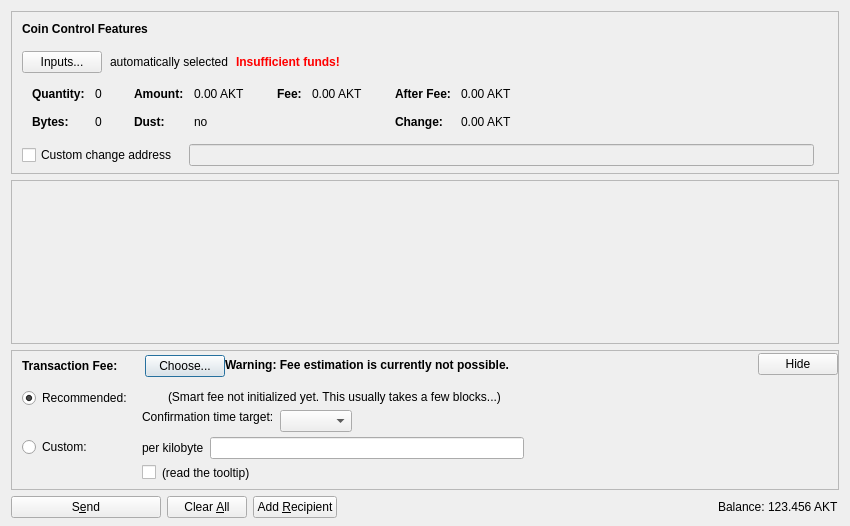
<?xml version="1.0" encoding="UTF-8"?>
<ui version="4.0">
 <class>SendCoinsDialog</class>
 <widget class="QDialog" name="SendCoinsDialog">
  <property name="geometry">
   <rect>
    <x>0</x>
    <y>0</y>
    <width>850</width>
    <height>526</height>
   </rect>
  </property>
  <property name="windowTitle">
   <string>Send Coins</string>
  </property>
  <layout class="QVBoxLayout" name="verticalLayout" stretch="0,1,0,0">
   <property name="bottomMargin">
    <number>8</number>
   </property>
   <item>
    <widget class="QFrame" name="frameCoinControl">
     <property name="sizePolicy">
      <sizepolicy hsizetype="Expanding" vsizetype="Expanding">
       <horstretch>0</horstretch>
       <verstretch>0</verstretch>
      </sizepolicy>
     </property>
     <property name="maximumSize">
      <size>
       <width>16777215</width>
       <height>16777215</height>
      </size>
     </property>
     <property name="frameShape">
      <enum>QFrame::StyledPanel</enum>
     </property>
     <property name="frameShadow">
      <enum>QFrame::Sunken</enum>
     </property>
     <layout class="QVBoxLayout" name="verticalLayoutCoinControl2">
      <property name="spacing">
       <number>0</number>
      </property>
      <property name="leftMargin">
       <number>0</number>
      </property>
      <property name="topMargin">
       <number>0</number>
      </property>
      <property name="rightMargin">
       <number>0</number>
      </property>
      <property name="bottomMargin">
       <number>6</number>
      </property>
      <item>
       <layout class="QVBoxLayout" name="verticalLayoutCoinControl" stretch="0,0,0,0,1">
        <property name="spacing">
         <number>0</number>
        </property>
        <property name="leftMargin">
         <number>10</number>
        </property>
        <property name="topMargin">
         <number>10</number>
        </property>
        <item>
         <layout class="QHBoxLayout" name="horizontalLayoutCoinControl1">
          <property name="bottomMargin">
           <number>15</number>
          </property>
          <item>
           <widget class="QLabel" name="labelCoinControlFeatures">
            <property name="sizePolicy">
             <sizepolicy hsizetype="Preferred" vsizetype="Maximum">
              <horstretch>0</horstretch>
              <verstretch>0</verstretch>
             </sizepolicy>
            </property>
            <property name="font">
             <font>
              <weight>75</weight>
              <bold>true</bold>
             </font>
            </property>
            <property name="styleSheet">
             <string notr="true">font-weight:bold;</string>
            </property>
            <property name="text">
             <string>Coin Control Features</string>
            </property>
           </widget>
          </item>
         </layout>
        </item>
        <item>
         <layout class="QHBoxLayout" name="horizontalLayoutCoinControl2" stretch="0,0,0,0">
          <property name="spacing">
           <number>8</number>
          </property>
          <property name="bottomMargin">
           <number>10</number>
          </property>
          <item>
           <widget class="QPushButton" name="pushButtonCoinControl">
            <property name="styleSheet">
             <string notr="true"/>
            </property>
            <property name="text">
             <string>Inputs...</string>
            </property>
            <property name="autoDefault">
             <bool>false</bool>
            </property>
           </widget>
          </item>
          <item>
           <widget class="QLabel" name="labelCoinControlAutomaticallySelected">
            <property name="text">
             <string>automatically selected</string>
            </property>
            <property name="margin">
             <number>5</number>
            </property>
           </widget>
          </item>
          <item>
           <widget class="QLabel" name="labelCoinControlInsuffFunds">
            <property name="font">
             <font>
              <weight>75</weight>
              <bold>true</bold>
             </font>
            </property>
            <property name="styleSheet">
             <string notr="true">color:red;font-weight:bold;</string>
            </property>
            <property name="text">
             <string>Insufficient funds!</string>
            </property>
            <property name="margin">
             <number>5</number>
            </property>
           </widget>
          </item>
          <item>
           <spacer name="horizontalSpacerCoinControl">
            <property name="orientation">
             <enum>Qt::Horizontal</enum>
            </property>
            <property name="sizeHint" stdset="0">
             <size>
              <width>40</width>
              <height>1</height>
             </size>
            </property>
           </spacer>
          </item>
         </layout>
        </item>
        <item>
         <widget class="QWidget" name="widgetCoinControl" native="true">
          <property name="sizePolicy">
           <sizepolicy hsizetype="Preferred" vsizetype="Preferred">
            <horstretch>0</horstretch>
            <verstretch>0</verstretch>
           </sizepolicy>
          </property>
          <property name="minimumSize">
           <size>
            <width>0</width>
            <height>0</height>
           </size>
          </property>
          <property name="styleSheet">
           <string notr="true"/>
          </property>
          <layout class="QHBoxLayout" name="horizontalLayoutCoinControl5">
           <property name="leftMargin">
            <number>0</number>
           </property>
           <property name="topMargin">
            <number>0</number>
           </property>
           <property name="rightMargin">
            <number>0</number>
           </property>
           <property name="bottomMargin">
            <number>0</number>
           </property>
           <item>
            <layout class="QHBoxLayout" name="horizontalLayoutCoinControl3" stretch="0,0,0,1">
             <property name="spacing">
              <number>20</number>
             </property>
             <property name="topMargin">
              <number>0</number>
             </property>
             <property name="bottomMargin">
              <number>10</number>
             </property>
             <item>
              <layout class="QFormLayout" name="formLayoutCoinControl1">
               <property name="horizontalSpacing">
                <number>10</number>
               </property>
               <property name="verticalSpacing">
                <number>14</number>
               </property>
               <property name="leftMargin">
                <number>10</number>
               </property>
               <property name="topMargin">
                <number>4</number>
               </property>
               <property name="rightMargin">
                <number>6</number>
               </property>
               <item row="0" column="0">
                <widget class="QLabel" name="labelCoinControlQuantityText">
                 <property name="font">
                  <font>
                   <weight>75</weight>
                   <bold>true</bold>
                  </font>
                 </property>
                 <property name="text">
                  <string>Quantity:</string>
                 </property>
                 <property name="margin">
                  <number>0</number>
                 </property>
                </widget>
               </item>
               <item row="0" column="1">
                <widget class="QLabel" name="labelCoinControlQuantity">
                 <property name="cursor">
                  <cursorShape>IBeamCursor</cursorShape>
                 </property>
                 <property name="contextMenuPolicy">
                  <enum>Qt::ActionsContextMenu</enum>
                 </property>
                 <property name="text">
                  <string notr="true">0</string>
                 </property>
                 <property name="margin">
                  <number>0</number>
                 </property>
                 <property name="textInteractionFlags">
                  <set>Qt::LinksAccessibleByMouse|Qt::TextSelectableByKeyboard|Qt::TextSelectableByMouse</set>
                 </property>
                </widget>
               </item>
               <item row="1" column="0">
                <widget class="QLabel" name="labelCoinControlBytesText">
                 <property name="font">
                  <font>
                   <weight>75</weight>
                   <bold>true</bold>
                  </font>
                 </property>
                 <property name="text">
                  <string>Bytes:</string>
                 </property>
                </widget>
               </item>
               <item row="1" column="1">
                <widget class="QLabel" name="labelCoinControlBytes">
                 <property name="cursor">
                  <cursorShape>IBeamCursor</cursorShape>
                 </property>
                 <property name="contextMenuPolicy">
                  <enum>Qt::ActionsContextMenu</enum>
                 </property>
                 <property name="text">
                  <string notr="true">0</string>
                 </property>
                 <property name="textInteractionFlags">
                  <set>Qt::LinksAccessibleByMouse|Qt::TextSelectableByKeyboard|Qt::TextSelectableByMouse</set>
                 </property>
                </widget>
               </item>
              </layout>
             </item>
             <item>
              <layout class="QFormLayout" name="formLayoutCoinControl2">
               <property name="horizontalSpacing">
                <number>10</number>
               </property>
               <property name="verticalSpacing">
                <number>14</number>
               </property>
               <property name="leftMargin">
                <number>6</number>
               </property>
               <property name="topMargin">
                <number>4</number>
               </property>
               <property name="rightMargin">
                <number>6</number>
               </property>
               <item row="0" column="0">
                <widget class="QLabel" name="labelCoinControlAmountText">
                 <property name="font">
                  <font>
                   <weight>75</weight>
                   <bold>true</bold>
                  </font>
                 </property>
                 <property name="text">
                  <string>Amount:</string>
                 </property>
                 <property name="margin">
                  <number>0</number>
                 </property>
                </widget>
               </item>
               <item row="0" column="1">
                <widget class="QLabel" name="labelCoinControlAmount">
                 <property name="cursor">
                  <cursorShape>IBeamCursor</cursorShape>
                 </property>
                 <property name="contextMenuPolicy">
                  <enum>Qt::ActionsContextMenu</enum>
                 </property>
                 <property name="text">
                  <string notr="true">0.00 AKT</string>
                 </property>
                 <property name="textInteractionFlags">
                  <set>Qt::LinksAccessibleByMouse|Qt::TextSelectableByKeyboard|Qt::TextSelectableByMouse</set>
                 </property>
                </widget>
               </item>
               <item row="1" column="0">
                <widget class="QLabel" name="labelCoinControlLowOutputText">
                 <property name="font">
                  <font>
                   <weight>75</weight>
                   <bold>true</bold>
                  </font>
                 </property>
                 <property name="text">
                  <string>Dust:</string>
                 </property>
                </widget>
               </item>
               <item row="1" column="1">
                <widget class="QLabel" name="labelCoinControlLowOutput">
                 <property name="cursor">
                  <cursorShape>IBeamCursor</cursorShape>
                 </property>
                 <property name="contextMenuPolicy">
                  <enum>Qt::ActionsContextMenu</enum>
                 </property>
                 <property name="text">
                  <string notr="true">no</string>
                 </property>
                 <property name="textInteractionFlags">
                  <set>Qt::LinksAccessibleByMouse|Qt::TextSelectableByKeyboard|Qt::TextSelectableByMouse</set>
                 </property>
                </widget>
               </item>
              </layout>
             </item>
             <item>
              <layout class="QFormLayout" name="formLayoutCoinControl3">
               <property name="horizontalSpacing">
                <number>10</number>
               </property>
               <property name="verticalSpacing">
                <number>14</number>
               </property>
               <property name="leftMargin">
                <number>6</number>
               </property>
               <property name="topMargin">
                <number>4</number>
               </property>
               <property name="rightMargin">
                <number>6</number>
               </property>
               <item row="0" column="0">
                <widget class="QLabel" name="labelCoinControlFeeText">
                 <property name="font">
                  <font>
                   <weight>75</weight>
                   <bold>true</bold>
                  </font>
                 </property>
                 <property name="text">
                  <string>Fee:</string>
                 </property>
                 <property name="margin">
                  <number>0</number>
                 </property>
                </widget>
               </item>
               <item row="0" column="1">
                <widget class="QLabel" name="labelCoinControlFee">
                 <property name="cursor">
                  <cursorShape>IBeamCursor</cursorShape>
                 </property>
                 <property name="contextMenuPolicy">
                  <enum>Qt::ActionsContextMenu</enum>
                 </property>
                 <property name="text">
                  <string notr="true">0.00 AKT</string>
                 </property>
                 <property name="textInteractionFlags">
                  <set>Qt::LinksAccessibleByMouse|Qt::TextSelectableByKeyboard|Qt::TextSelectableByMouse</set>
                 </property>
                </widget>
               </item>
              </layout>
             </item>
             <item>
              <layout class="QFormLayout" name="formLayoutCoinControl4">
               <property name="horizontalSpacing">
                <number>10</number>
               </property>
               <property name="verticalSpacing">
                <number>14</number>
               </property>
               <property name="leftMargin">
                <number>6</number>
               </property>
               <property name="topMargin">
                <number>4</number>
               </property>
               <property name="rightMargin">
                <number>6</number>
               </property>
               <item row="0" column="0">
                <widget class="QLabel" name="labelCoinControlAfterFeeText">
                 <property name="font">
                  <font>
                   <weight>75</weight>
                   <bold>true</bold>
                  </font>
                 </property>
                 <property name="text">
                  <string>After Fee:</string>
                 </property>
                 <property name="margin">
                  <number>0</number>
                 </property>
                </widget>
               </item>
               <item row="0" column="1">
                <widget class="QLabel" name="labelCoinControlAfterFee">
                 <property name="cursor">
                  <cursorShape>IBeamCursor</cursorShape>
                 </property>
                 <property name="contextMenuPolicy">
                  <enum>Qt::ActionsContextMenu</enum>
                 </property>
                 <property name="text">
                  <string notr="true">0.00 AKT</string>
                 </property>
                 <property name="textInteractionFlags">
                  <set>Qt::LinksAccessibleByMouse|Qt::TextSelectableByKeyboard|Qt::TextSelectableByMouse</set>
                 </property>
                </widget>
               </item>
               <item row="1" column="0">
                <widget class="QLabel" name="labelCoinControlChangeText">
                 <property name="font">
                  <font>
                   <weight>75</weight>
                   <bold>true</bold>
                  </font>
                 </property>
                 <property name="text">
                  <string>Change:</string>
                 </property>
                </widget>
               </item>
               <item row="1" column="1">
                <widget class="QLabel" name="labelCoinControlChange">
                 <property name="cursor">
                  <cursorShape>IBeamCursor</cursorShape>
                 </property>
                 <property name="contextMenuPolicy">
                  <enum>Qt::ActionsContextMenu</enum>
                 </property>
                 <property name="text">
                  <string notr="true">0.00 AKT</string>
                 </property>
                 <property name="textInteractionFlags">
                  <set>Qt::LinksAccessibleByMouse|Qt::TextSelectableByKeyboard|Qt::TextSelectableByMouse</set>
                 </property>
                </widget>
               </item>
              </layout>
             </item>
            </layout>
           </item>
          </layout>
         </widget>
        </item>
        <item>
         <layout class="QHBoxLayout" name="horizontalLayoutCoinControl4" stretch="0,0,0">
          <property name="spacing">
           <number>12</number>
          </property>
          <property name="sizeConstraint">
           <enum>QLayout::SetDefaultConstraint</enum>
          </property>
          <property name="topMargin">
           <number>5</number>
          </property>
          <property name="rightMargin">
           <number>5</number>
          </property>
          <item>
           <widget class="QCheckBox" name="checkBoxCoinControlChange">
            <property name="toolTip">
             <string>If this is activated, but the change address is empty or invalid, change will be sent to a newly generated address.</string>
            </property>
            <property name="text">
             <string>Custom change address</string>
            </property>
           </widget>
          </item>
          <item>
           <widget class="QValidatedLineEdit" name="lineEditCoinControlChange">
            <property name="enabled">
             <bool>false</bool>
            </property>
            <property name="sizePolicy">
             <sizepolicy hsizetype="Expanding" vsizetype="Fixed">
              <horstretch>0</horstretch>
              <verstretch>0</verstretch>
             </sizepolicy>
            </property>
           </widget>
          </item>
          <item>
           <widget class="QLabel" name="labelCoinControlChangeLabel">
            <property name="sizePolicy">
             <sizepolicy hsizetype="Preferred" vsizetype="Expanding">
              <horstretch>0</horstretch>
              <verstretch>0</verstretch>
             </sizepolicy>
            </property>
            <property name="minimumSize">
             <size>
              <width>0</width>
              <height>0</height>
             </size>
            </property>
            <property name="text">
             <string/>
            </property>
            <property name="margin">
             <number>3</number>
            </property>
           </widget>
          </item>
         </layout>
        </item>
        <item>
         <spacer name="verticalSpacerCoinControl">
          <property name="orientation">
           <enum>Qt::Vertical</enum>
          </property>
          <property name="sizeHint" stdset="0">
           <size>
            <width>800</width>
            <height>1</height>
           </size>
          </property>
         </spacer>
        </item>
       </layout>
      </item>
     </layout>
    </widget>
   </item>
   <item>
    <widget class="QScrollArea" name="scrollArea">
     <property name="widgetResizable">
      <bool>true</bool>
     </property>
     <widget class="QWidget" name="scrollAreaWidgetContents">
      <property name="geometry">
       <rect>
        <x>0</x>
        <y>0</y>
        <width>830</width>
        <height>104</height>
       </rect>
      </property>
      <layout class="QVBoxLayout" name="verticalLayout_2" stretch="0,1">
       <property name="leftMargin">
        <number>0</number>
       </property>
       <property name="topMargin">
        <number>0</number>
       </property>
       <property name="rightMargin">
        <number>0</number>
       </property>
       <property name="bottomMargin">
        <number>0</number>
       </property>
       <item>
        <layout class="QVBoxLayout" name="entries">
         <property name="spacing">
          <number>6</number>
         </property>
        </layout>
       </item>
       <item>
        <spacer name="verticalSpacer">
         <property name="orientation">
          <enum>Qt::Vertical</enum>
         </property>
         <property name="sizeHint" stdset="0">
          <size>
           <width>20</width>
           <height>40</height>
          </size>
         </property>
        </spacer>
       </item>
      </layout>
     </widget>
    </widget>
   </item>
   <item>
    <widget class="QFrame" name="frameFee">
     <property name="sizePolicy">
      <sizepolicy hsizetype="Expanding" vsizetype="Expanding">
       <horstretch>0</horstretch>
       <verstretch>0</verstretch>
      </sizepolicy>
     </property>
     <property name="maximumSize">
      <size>
       <width>16777215</width>
       <height>16777215</height>
      </size>
     </property>
     <property name="frameShape">
      <enum>QFrame::StyledPanel</enum>
     </property>
     <property name="frameShadow">
      <enum>QFrame::Sunken</enum>
     </property>
     <layout class="QVBoxLayout" name="verticalLayoutFee1">
      <property name="spacing">
       <number>0</number>
      </property>
      <property name="leftMargin">
       <number>0</number>
      </property>
      <property name="topMargin">
       <number>0</number>
      </property>
      <property name="rightMargin">
       <number>0</number>
      </property>
      <property name="bottomMargin">
       <number>0</number>
      </property>
      <item>
       <layout class="QVBoxLayout" name="verticalLayoutFee2" stretch="0,0,0">
        <property name="spacing">
         <number>0</number>
        </property>
        <property name="leftMargin">
         <number>10</number>
        </property>
        <property name="topMargin">
         <number>0</number>
        </property>
        <item>
         <layout class="QHBoxLayout" name="horizontalLayoutFee1">
          <property name="bottomMargin">
           <number>0</number>
          </property>
          <item>
           <layout class="QVBoxLayout" name="verticalLayoutFee7">
            <property name="spacing">
             <number>0</number>
            </property>
            <item>
             <spacer name="verticalSpacerSmartFee">
              <property name="orientation">
               <enum>Qt::Vertical</enum>
              </property>
              <property name="sizeType">
               <enum>QSizePolicy::Fixed</enum>
              </property>
              <property name="sizeHint" stdset="0">
               <size>
                <width>1</width>
                <height>4</height>
               </size>
              </property>
             </spacer>
            </item>
            <item>
             <layout class="QHBoxLayout" name="horizontalLayoutSmartFee">
              <property name="spacing">
               <number>10</number>
              </property>
              <item>
               <widget class="QLabel" name="labelFeeHeadline">
                <property name="sizePolicy">
                 <sizepolicy hsizetype="Preferred" vsizetype="Maximum">
                  <horstretch>0</horstretch>
                  <verstretch>0</verstretch>
                 </sizepolicy>
                </property>
                <property name="font">
                 <font>
                  <weight>75</weight>
                  <bold>true</bold>
                 </font>
                </property>
                <property name="styleSheet">
                 <string notr="true">font-weight:bold;</string>
                </property>
                <property name="text">
                 <string>Transaction Fee:</string>
                </property>
               </widget>
              </item>
              <item>
               <widget class="QLabel" name="labelFeeMinimized">
                <property name="text">
                 <string/>
                </property>
               </widget>
              </item>
              <item>
               <widget class="QPushButton" name="buttonChooseFee">
                <property name="text">
                 <string>Choose...</string>
                </property>
               </widget>
              </item>
             </layout>
            </item>
            <item>
             <spacer name="verticalSpacer_5">
              <property name="orientation">
               <enum>Qt::Vertical</enum>
              </property>
              <property name="sizeHint" stdset="0">
               <size>
                <width>1</width>
                <height>1</height>
               </size>
              </property>
             </spacer>
            </item>
           </layout>
          </item>
          <item>
           <widget class="QLabel" name="fallbackFeeWarningLabel">
            <property name="toolTip">
             <string>Using the fallbackfee can result in sending a transaction that will take several hours or days (or never) to confirm. Consider choosing your fee manually or wait until you have validated the complete chain.</string>
            </property>
            <property name="font">
            <font>
                <weight>75</weight>
                <bold>true</bold>
            </font>
            </property>
            <property name="text">
             <string>Warning: Fee estimation is currently not possible.</string>
            </property>
            <property name="wordWrap">
             <bool>false</bool>
            </property>
           </widget>
          </item>
          <item>
           <spacer name="horizontalSpacer_4">
            <property name="orientation">
             <enum>Qt::Horizontal</enum>
            </property>
            <property name="sizeType">
             <enum>QSizePolicy::MinimumExpanding</enum>
            </property>
            <property name="sizeHint" stdset="0">
             <size>
              <width>40</width>
              <height>20</height>
             </size>
            </property>
           </spacer>
          </item>
          <item>
           <widget class="QPushButton" name="buttonMinimizeFee">
            <property name="toolTip">
             <string>collapse fee-settings</string>
            </property>
            <property name="text">
             <string>Hide</string>
            </property>
           </widget>
          </item>
         </layout>
        </item>
        <item>
         <widget class="QFrame" name="frameFeeSelection">
          <layout class="QVBoxLayout" name="verticalLayoutFee12">
           <property name="spacing">
            <number>0</number>
           </property>
           <property name="leftMargin">
            <number>0</number>
           </property>
           <property name="topMargin">
            <number>0</number>
           </property>
           <property name="rightMargin">
            <number>0</number>
           </property>
           <property name="bottomMargin">
            <number>0</number>
           </property>
           <item>
            <layout class="QGridLayout" name="gridLayoutFee">
             <property name="topMargin">
              <number>10</number>
             </property>
             <property name="bottomMargin">
              <number>4</number>
             </property>
             <property name="horizontalSpacing">
              <number>10</number>
             </property>
             <property name="verticalSpacing">
              <number>4</number>
             </property>
             <item row="1" column="1">
              <layout class="QVBoxLayout" name="verticalLayoutFee8">
               <property name="spacing">
                <number>6</number>
               </property>
               <item>
                <layout class="QHBoxLayout" name="horizontalLayoutFee13">
                 <item>
                  <widget class="QLabel" name="labelCustomPerKilobyte">
                   <property name="toolTip">
                    <string>Specify a custom fee per kB (1,000 bytes) of the transaction's virtual size.

Note:  Since the fee is calculated on a per-byte basis, a fee of "100 satoshis per kB" for a transaction size of 500 bytes (half of 1 kB) would ultimately yield a fee of only 50 satoshis.</string>
                   </property>
                   <property name="text">
                    <string>per kilobyte</string>
                   </property>
                  </widget>
                 </item>
                 <item>
                  <widget class="BitcoinAmountField" name="customFee"/>
                 </item>
                 <item>
                  <spacer name="horizontalSpacer_6">
                   <property name="orientation">
                    <enum>Qt::Horizontal</enum>
                   </property>
                   <property name="sizeHint" stdset="0">
                    <size>
                     <width>1</width>
                     <height>1</height>
                    </size>
                   </property>
                  </spacer>
                 </item>
                </layout>
               </item>
               <item>
                <layout class="QHBoxLayout" name="horizontalLayoutFee8">
                 <item>
                  <widget class="QCheckBox" name="checkBoxMinimumFee">
                   <property name="toolTip">
                    <string>Paying only the minimum fee is just fine as long as there is less transaction volume than space in the blocks. But be aware that this can end up in a never confirming transaction once there is more demand for aktcoin transactions than the network can process.</string>
                   </property>
                   <property name="text">
                    <string/>
                   </property>
                  </widget>
                 </item>
                 <item>
                  <widget class="QLabel" name="labelMinFeeWarning">
                   <property name="enabled">
                    <bool>true</bool>
                   </property>
                   <property name="toolTip">
                    <string>Paying only the minimum fee is just fine as long as there is less transaction volume than space in the blocks. But be aware that this can end up in a never confirming transaction once there is more demand for aktcoin transactions than the network can process.</string>
                   </property>
                   <property name="text">
                    <string>(read the tooltip)</string>
                   </property>
                   <property name="margin">
                    <number>5</number>
                   </property>
                  </widget>
                 </item>
                 <item>
                  <spacer name="horizontalSpacer_2">
                   <property name="orientation">
                    <enum>Qt::Horizontal</enum>
                   </property>
                   <property name="sizeHint" stdset="0">
                    <size>
                     <width>1</width>
                     <height>1</height>
                    </size>
                   </property>
                  </spacer>
                 </item>
                </layout>
               </item>
              </layout>
             </item>
             <item row="0" column="0">
              <layout class="QVBoxLayout" name="verticalLayoutFee4" stretch="0,1">
               <item>
                <widget class="QRadioButton" name="radioSmartFee">
                 <property name="text">
                  <string>Recommended:</string>
                 </property>
                 <property name="checked">
                  <bool>true</bool>
                 </property>
                 <attribute name="buttonGroup">
                  <string notr="true">groupFee</string>
                 </attribute>
                </widget>
               </item>
               <item>
                <spacer name="verticalSpacer_2">
                 <property name="orientation">
                  <enum>Qt::Vertical</enum>
                 </property>
                 <property name="sizeHint" stdset="0">
                  <size>
                   <width>1</width>
                   <height>1</height>
                  </size>
                 </property>
                </spacer>
               </item>
              </layout>
             </item>
             <item row="1" column="0">
              <layout class="QVBoxLayout" name="verticalLayoutFee9" stretch="0,1">
               <item>
                <widget class="QRadioButton" name="radioCustomFee">
                 <property name="text">
                  <string>Custom:</string>
                 </property>
                 <attribute name="buttonGroup">
                  <string notr="true">groupFee</string>
                 </attribute>
                </widget>
               </item>
               <item>
                <spacer name="verticalSpacer_6">
                 <property name="orientation">
                  <enum>Qt::Vertical</enum>
                 </property>
                 <property name="sizeHint" stdset="0">
                  <size>
                   <width>1</width>
                   <height>1</height>
                  </size>
                 </property>
                </spacer>
               </item>
              </layout>
             </item>
             <item row="0" column="1">
              <layout class="QVBoxLayout" name="verticalLayoutFee3" stretch="0,0,1">
               <property name="spacing">
                <number>6</number>
               </property>
               <property name="topMargin">
                <number>2</number>
               </property>
               <item>
                <layout class="QHBoxLayout" name="horizontalLayoutFee12">
                 <item>
                  <widget class="QLabel" name="labelSmartFee">
                   <property name="text">
                    <string/>
                   </property>
                   <property name="margin">
                    <number>2</number>
                   </property>
                  </widget>
                 </item>
                 <item>
                  <widget class="QLabel" name="labelFeeEstimation">
                   <property name="text">
                    <string/>
                   </property>
                  </widget>
                 </item>
                 <item>
                  <widget class="QLabel" name="labelSmartFee2">
                   <property name="text">
                    <string>(Smart fee not initialized yet. This usually takes a few blocks...)</string>
                   </property>
                   <property name="margin">
                    <number>2</number>
                   </property>
                  </widget>
                 </item>
                 <item>
                  <spacer name="horizontalSpacer_5">
                   <property name="orientation">
                    <enum>Qt::Horizontal</enum>
                   </property>
                   <property name="sizeHint" stdset="0">
                    <size>
                     <width>1</width>
                     <height>1</height>
                    </size>
                   </property>
                  </spacer>
                 </item>
                </layout>
               </item>
               <item>
                <layout class="QHBoxLayout" name="horizontalLayoutFee9">
                 <item>
                  <layout class="QVBoxLayout" name="verticalLayoutFee6">
                   <item>
                    <widget class="QLabel" name="labelSmartFee3">
                     <property name="text">
                      <string>Confirmation time target:</string>
                     </property>
                     <property name="margin">
                      <number>2</number>
                     </property>
                    </widget>
                   </item>
                   <item>
                    <spacer name="verticalSpacer_3">
                     <property name="orientation">
                      <enum>Qt::Vertical</enum>
                     </property>
                     <property name="sizeHint" stdset="0">
                      <size>
                       <width>1</width>
                       <height>1</height>
                      </size>
                     </property>
                    </spacer>
                   </item>
                  </layout>
                 </item>
                 <item>
                  <layout class="QVBoxLayout" name="verticalLayoutFee5">
                   <property name="rightMargin">
                    <number>30</number>
                   </property>
                   <item>
                    <layout class="QHBoxLayout" name="horizontalLayoutConfTarget">
                     <property name="bottomMargin">
                      <number>0</number>
                     </property>
                     <item>
                      <widget class="QComboBox" name="confTargetSelector"/>
                     </item>
                     <item>
                      <spacer name="horizontalSpacerConfTarget">
                       <property name="orientation">
                        <enum>Qt::Horizontal</enum>
                       </property>
                       <property name="sizeHint" stdset="0">
                        <size>
                         <width>40</width>
                         <height>20</height>
                        </size>
                       </property>
                      </spacer>
                     </item>
                    </layout>
                   </item>
                  </layout>
                 </item>
                </layout>
               </item>
               <item>
                <spacer name="verticalSpacer_4">
                 <property name="orientation">
                  <enum>Qt::Vertical</enum>
                 </property>
                 <property name="sizeHint" stdset="0">
                  <size>
                   <width>1</width>
                   <height>1</height>
                  </size>
                 </property>
                </spacer>
               </item>
              </layout>
             </item>
            </layout>
           </item>
          </layout>
         </widget>
        </item>
        <item>
         <spacer name="verticalSpacerFee">
          <property name="orientation">
           <enum>Qt::Vertical</enum>
          </property>
          <property name="sizeHint" stdset="0">
           <size>
            <width>40</width>
            <height>5</height>
           </size>
          </property>
         </spacer>
        </item>
       </layout>
      </item>
     </layout>
    </widget>
   </item>
   <item>
    <layout class="QHBoxLayout" name="horizontalLayout">
     <item>
      <widget class="QPushButton" name="sendButton">
       <property name="minimumSize">
        <size>
         <width>150</width>
         <height>0</height>
        </size>
       </property>
       <property name="toolTip">
        <string>Confirm the send action</string>
       </property>
       <property name="text">
        <string>S&amp;end</string>
       </property>
       <property name="icon">
        <iconset resource="../bitcoin.qrc">
         <normaloff>:/icons/send</normaloff>:/icons/send</iconset>
       </property>
       <property name="autoDefault">
        <bool>false</bool>
       </property>
       <property name="default">
        <bool>false</bool>
       </property>
      </widget>
     </item>
     <item>
      <widget class="QPushButton" name="clearButton">
       <property name="sizePolicy">
        <sizepolicy hsizetype="Minimum" vsizetype="Fixed">
         <horstretch>0</horstretch>
         <verstretch>0</verstretch>
        </sizepolicy>
       </property>
       <property name="toolTip">
        <string>Clear all fields of the form.</string>
       </property>
       <property name="text">
        <string>Clear &amp;All</string>
       </property>
       <property name="icon">
        <iconset resource="../bitcoin.qrc">
         <normaloff>:/icons/remove</normaloff>:/icons/remove</iconset>
       </property>
       <property name="autoDefault">
        <bool>false</bool>
       </property>
      </widget>
     </item>
     <item>
      <widget class="QPushButton" name="addButton">
       <property name="toolTip">
        <string>Send to multiple recipients at once</string>
       </property>
       <property name="text">
        <string>Add &amp;Recipient</string>
       </property>
       <property name="icon">
        <iconset resource="../bitcoin.qrc">
         <normaloff>:/icons/add</normaloff>:/icons/add</iconset>
       </property>
       <property name="autoDefault">
        <bool>false</bool>
       </property>
      </widget>
     </item>
     <item>
      <spacer name="horizontalSpacer">
       <property name="orientation">
        <enum>Qt::Horizontal</enum>
       </property>
       <property name="sizeHint" stdset="0">
        <size>
         <width>40</width>
         <height>20</height>
        </size>
       </property>
      </spacer>
     </item>
     <item>
      <layout class="QHBoxLayout" name="horizontalLayout_2">
       <property name="spacing">
        <number>3</number>
       </property>
       <item>
        <widget class="QLabel" name="label">
         <property name="sizePolicy">
          <sizepolicy hsizetype="Preferred" vsizetype="Fixed">
           <horstretch>0</horstretch>
           <verstretch>0</verstretch>
          </sizepolicy>
         </property>
         <property name="text">
          <string>Balance:</string>
         </property>
        </widget>
       </item>
       <item>
        <widget class="QLabel" name="labelBalance">
         <property name="sizePolicy">
          <sizepolicy hsizetype="Preferred" vsizetype="Fixed">
           <horstretch>0</horstretch>
           <verstretch>0</verstretch>
          </sizepolicy>
         </property>
         <property name="cursor">
          <cursorShape>IBeamCursor</cursorShape>
         </property>
         <property name="text">
          <string notr="true">123.456 AKT</string>
         </property>
         <property name="textInteractionFlags">
          <set>Qt::LinksAccessibleByMouse|Qt::TextSelectableByKeyboard|Qt::TextSelectableByMouse</set>
         </property>
        </widget>
       </item>
      </layout>
     </item>
    </layout>
   </item>
  </layout>
 </widget>
 <customwidgets>
  <customwidget>
   <class>QValidatedLineEdit</class>
   <extends>QLineEdit</extends>
   <header>qt/qvalidatedlineedit.h</header>
  </customwidget>
  <customwidget>
   <class>BitcoinAmountField</class>
   <extends>QLineEdit</extends>
   <header>qt/bitcoinamountfield.h</header>
   <container>1</container>
  </customwidget>
 </customwidgets>
 <resources>
  <include location="../bitcoin.qrc"/>
 </resources>
 <connections/>
 <buttongroups>
  <buttongroup name="groupFee"/>
 </buttongroups>
</ui>
